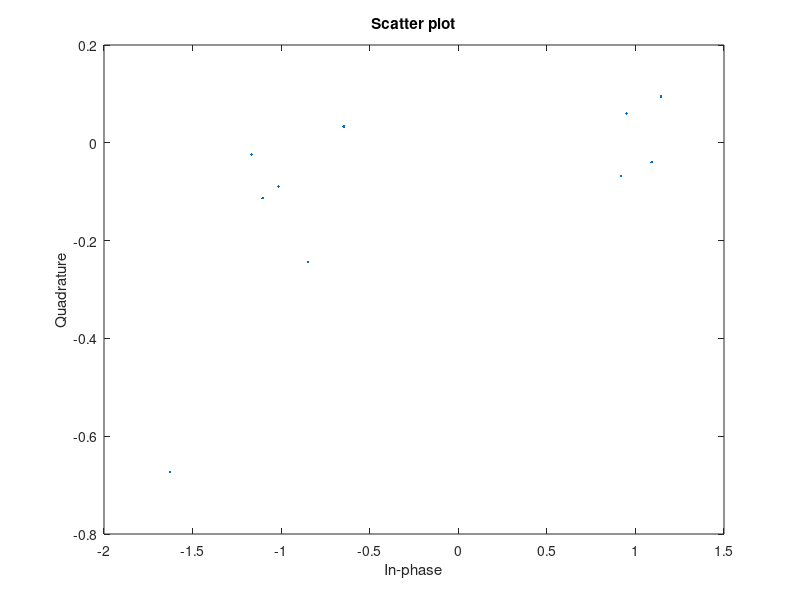

The MATLAB script that drew this image:
clc
N = 10;
% Generate random BPSK symbols
symbols = randi([0 1], 1, N)
% Map BPSK symbols to complex constellation points
mapping_table = exp(1j * pi * [0 1]); % BPSK constellation: 0 maps to 1, 1 maps to -1
x_mod = mapping_table(symbols + 1); % Mapping symbols to BPSK constellation points
h = (randn(1, N) + 1j * randn(1, N)) / sqrt(2); % Channel impulse response (Rayleigh fading channel)
n = randn(1, N) + 1j * randn(1, N); % Additive White Gaussian Noise (AWGN) with zero mean and unit variance
yrx = h .* x_mod + 0.1 * n; % Received signal after passing through the channel and adding noise
scatterplot(yrx./h); % Scatter plot of received signal after equalization

% Calculate SNR
signal_power = mean(abs(h .* x_mod).^2); % Power of the transmitted signal
noise_power = mean(abs(n).^2); % Power of the noise
SNR = signal_power / noise_power; % Signal-to-Noise Ratio
disp(['SNR: ', num2str(10*log10(SNR)), ' dB']);

% LS Equalizer
y_demod = yrx ./ h; % Equalization by division
% Demodulation (BPSK)
demod_symbols = real(y_demod) < 0; % Demodulate by comparing the real part of y_demod with 0
BER_count = sum(demod_symbols ~= symbols); % Count Bit Errors for BPSK
disp(['Bit Error Rate (BER): ', num2str(BER_count / N)]);

% Display the demodulated signal
disp('Demodulated Symbols:');
disp(demod_symbols);
